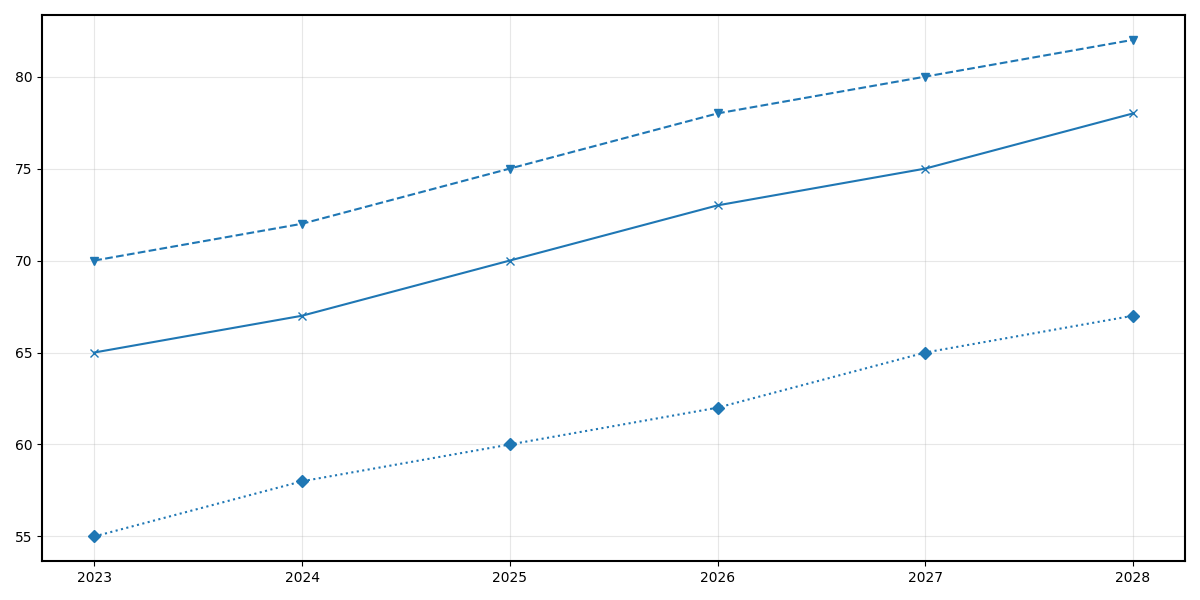

The Python source for this figure:
import matplotlib.pyplot as plt
import numpy as np

years = np.arange(2023, 2029)
math_engagement = np.array([70, 72, 75, 78, 80, 82])
science_engagement = np.array([65, 67, 70, 73, 75, 78])
literature_engagement = np.array([55, 58, 60, 62, 65, 67])

fig, ax = plt.subplots(figsize=(12, 6))

# Applying a single color consistently across all data groups
consistent_color = '#1f77b4'

ax.plot(years, math_engagement, marker='v', linestyle='--', color=consistent_color)
ax.plot(years, science_engagement, marker='x', linestyle='-', color=consistent_color)
ax.plot(years, literature_engagement, marker='D', linestyle=':', color=consistent_color)

ax.grid(True, linestyle='-', alpha=0.3)

ax.spines['top'].set_linewidth(1.5)
ax.spines['right'].set_linewidth(1.5)
ax.spines['bottom'].set_linewidth(1.5)
ax.spines['left'].set_linewidth(1.5)

plt.tight_layout()
plt.show()
